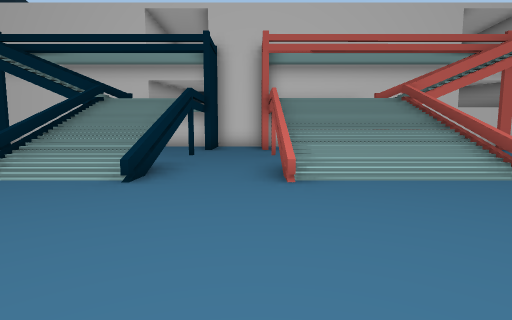
view 1 (above)

24 first-person views from a walk through a Unity game level. The camera is 1.5 m above the floor, tilts 6° down and sees 80° across. The floor is counted in squares, 2 m on a side. Each view is taken from the middle of a square. On the plan, view 1 faces up. The plan holds only what a view shows up to about 10 squares ahead; the rest is blank. The place goes on beyond the plan.

view 2
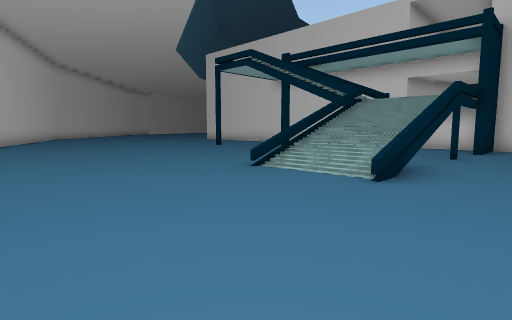

view 3
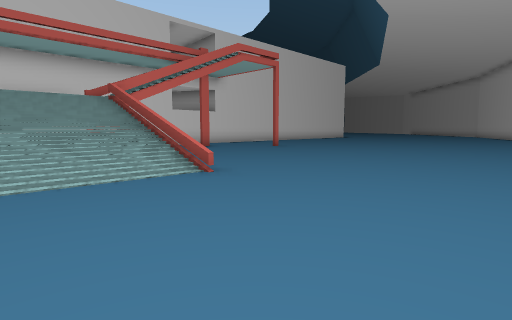

view 4
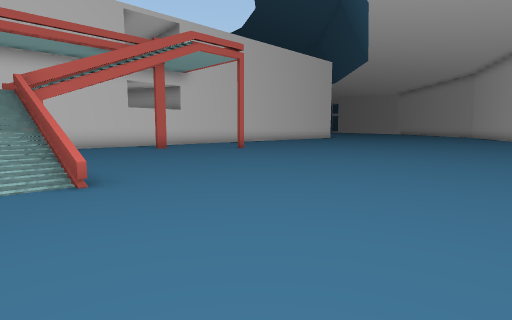

view 5
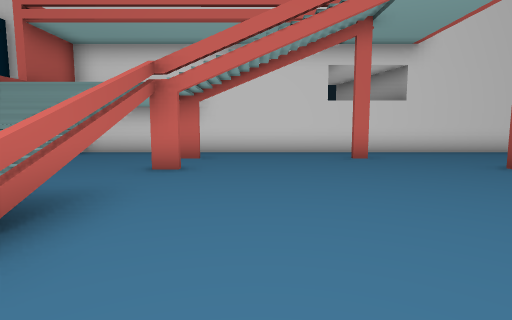

view 6
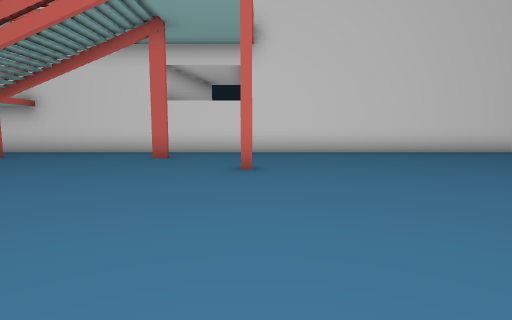

view 7
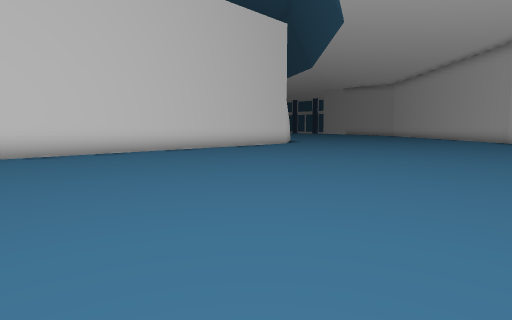

view 8
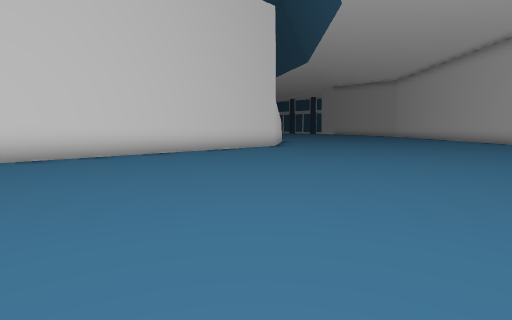

view 9
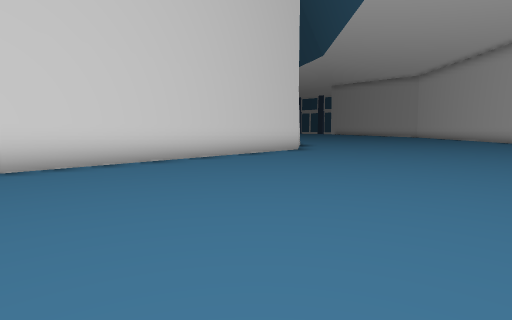

view 10
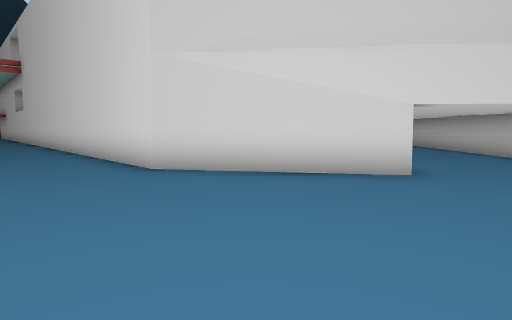

view 11
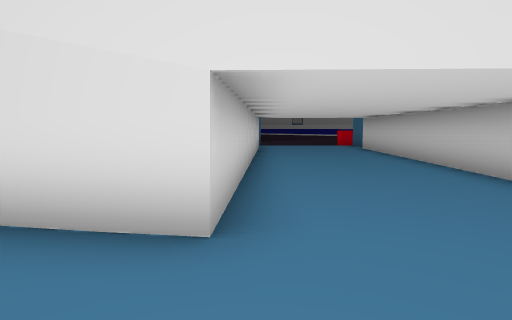

view 12
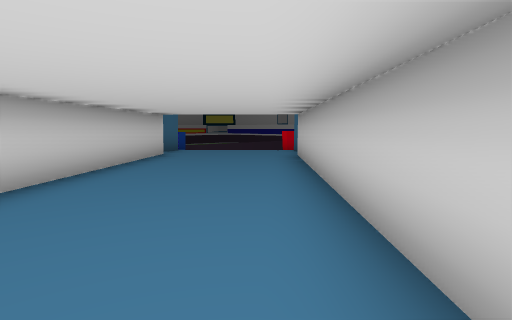

view 13
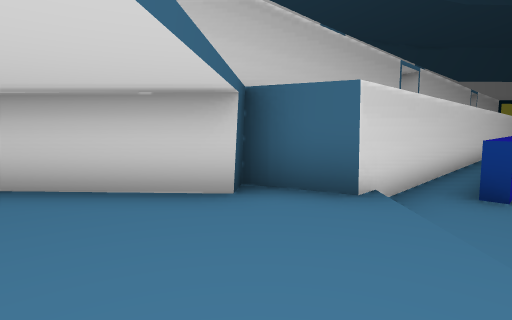

view 14
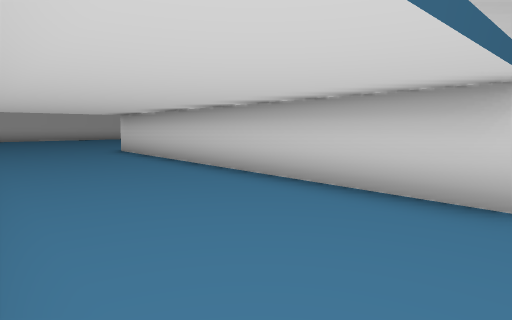

view 15
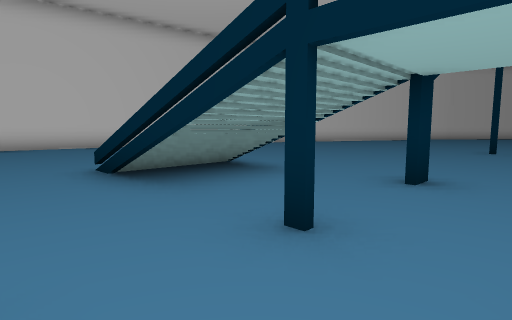

view 16
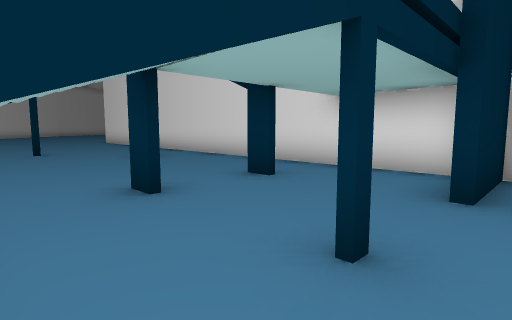

view 17
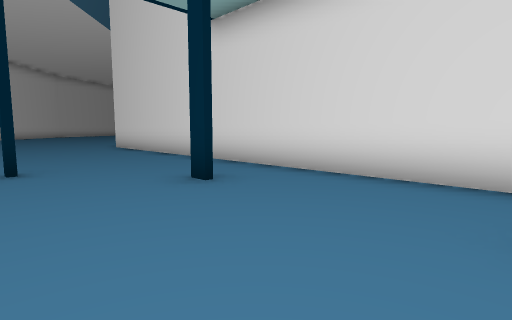

view 18
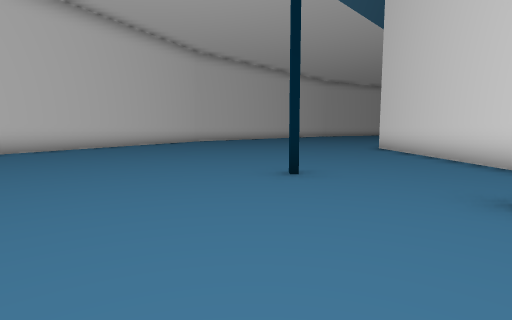

view 19
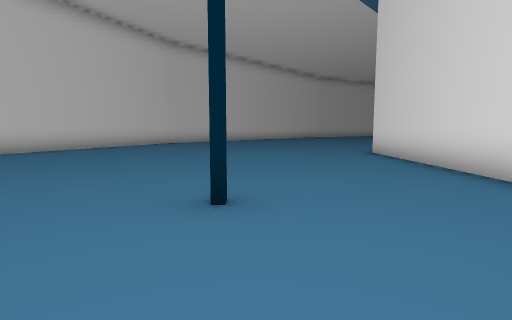

view 20
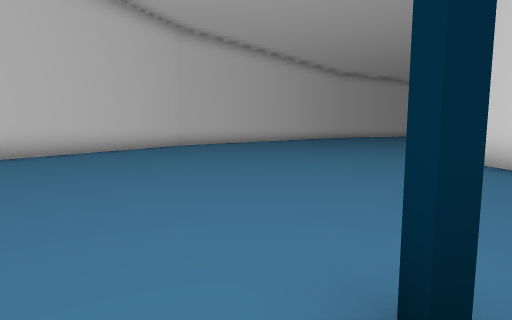

view 21
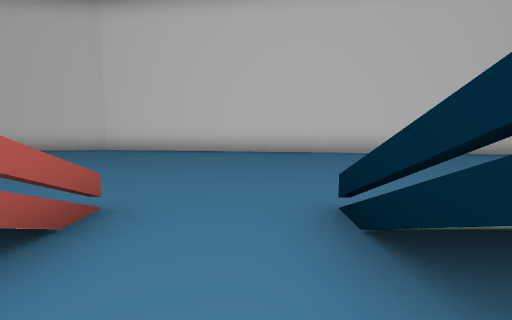

view 22
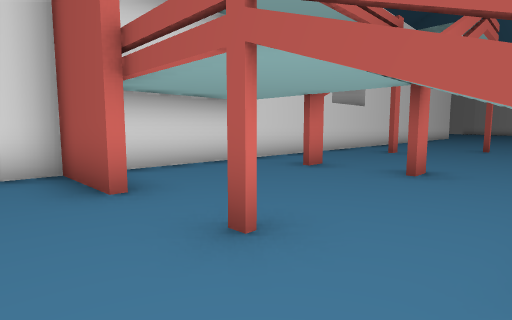

view 23
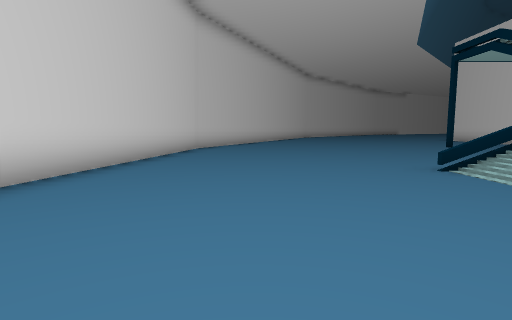

view 24
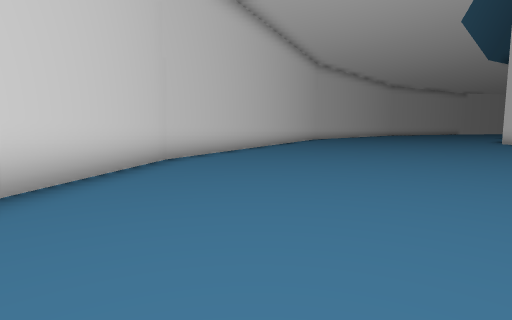

### Floor plan
Key: @ floor where view 1 was taken; # wall or solid block; x gap in a wall; . main floor; - floor 0.5 m lower than the main floor; / step, stairs or slope; = window, fence, low wall or low ledge; v drop or lower ground.
Columns run from 20 left of view 1 to 29 right of it. Each row starts with its distance up from view 1.
 25                                       vv-/..##
 24                                   ------/....##
 23                               ###########.....##
 22                                         ##.....##
 21                                          ##.....##
 20                                           ##.....#
 19                                            ##....#
 18                                             ##....
 17                                              #....
 16                                              ##...
 15                                              ###..
 14                                             ##....
 13    ##########################################.....
 12 ..................#.#.............................
 11 ...........#...#..#.#...#....#....................
 10 ..................................................
  9 .........#.....#..#.#...#......#...............
  8 ................................................
  7 ................//#..///=.......................
  6 ................//x..///x......................
  5 ................=/#..///=......................
  4 ..............................................
  3 ##.....................................
  2  ###................................
  1    ###..............................
  0        #............@.........
 -1        ####..............
 -2           ########........
 -3                  ###########

Where each view was taken, in squares from view 1:
view 1: 0 up, 0 right, facing up
view 2: 0 up, 0 right, facing up-left
view 3: 0 up, 1 right, facing up-right
view 4: 0 up, 3 right, facing up-right
view 5: 3 up, 6 right, facing up
view 6: 3 up, 11 right, facing up
view 7: 3 up, 12 right, facing up-right
view 8: 4 up, 14 right, facing up-right
view 9: 6 up, 15 right, facing up-right
view 10: 10 up, 29 right, facing up-left
view 11: 14 up, 29 right, facing up-left
view 12: 18 up, 29 right, facing up-left
view 13: 25 up, 23 right, facing down-left
view 14: 25 up, 23 right, facing down
view 15: 10 up, 0 right, facing down-left
view 16: 7 up, 1 left, facing up-left
view 17: 8 up, 5 left, facing up-left
view 18: 8 up, 6 left, facing left
view 19: 9 up, 8 left, facing left
view 20: 8 up, 10 left, facing left
view 21: 7 up, 1 left, facing down
view 22: 7 up, 1 left, facing up-right
view 23: 1 up, 1 right, facing left
view 24: 1 up, 3 left, facing left
